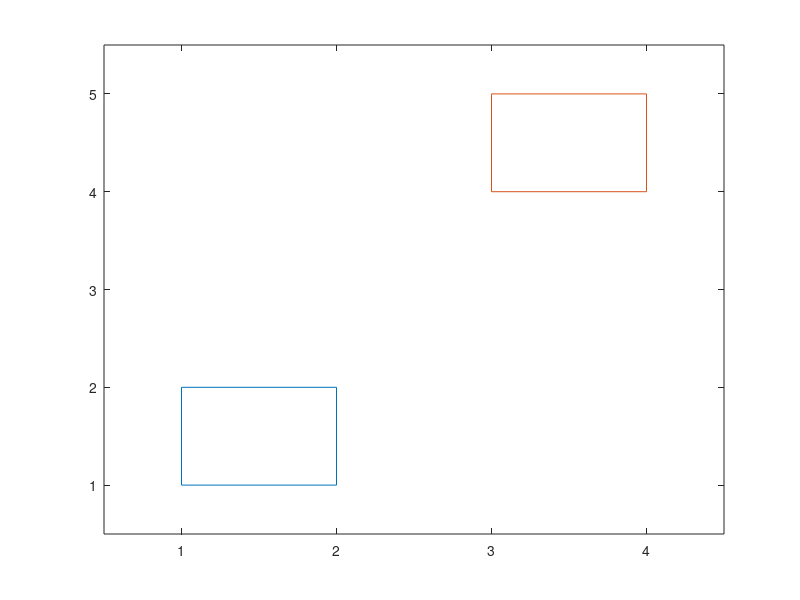

The MATLAB source for this figure:
d_x = 2; % howmuchever you want to translate in horizontal direction
d_y = 3; % howmuchever you want to translate in vertical direction
% create the original box
% first row has horizontal coordinates, second row has vertical coordinates
my_points = [1 1 2 2 1;1 2 2 1 1];
% write code to plot the original box
fig1=figure(1);
plot(my_points(1,:), my_points(2,:));
% write code to create your Homogeneous 2D Translation matrix my_trans using d_x and d_y
my_trans = eye(3); %method referenced from https://www.mathworks.com/help/matlab/ref/eye.html
%method referenced from example found 
%in https://www.mathworks.com/matlabcentral/answers/120180-how-i-select-a-part-or-section-of-a-matrix#answer_127079
%by user Image Analyst in thread https://www.mathworks.com/matlabcentral/answers/120180-how-i-select-a-part-or-section-of-a-matrix
my_trans(1:2,3) = [d_x;d_y];
% Next, we perform the translation
% write code to convert my_points to the homogeneous system and store the result in hom_my_points
ones_row = ones(1, length(my_points)); %referenced from offical matlab documentation https://www.mathworks.com/help/matlab/ref/ones.html
hom_my_points = [my_points; ones_row];
% write code to perform translation in the homogeneous system using my_trans and hom_my_points and store the result in trans_my_points
trans_my_points = my_trans*hom_my_points;
hold on
% write code to plot the Translated box (output) which has to be done in Cartesian, so...
% cut out the X, Y points and ignore the 3rd dimension
plot(trans_my_points(1,:), trans_my_points(2,:));
axis([0.5 4.5 0.5 5.5]); % modified axes to allow for viewing larger translations